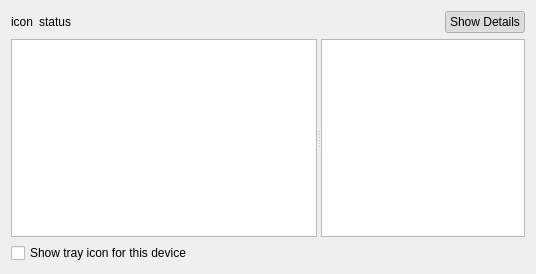
<ui version="4.0" >
 <class>devopt</class>
 <widget class="QWidget" name="devopt" >
  <property name="geometry" >
   <rect>
    <x>0</x>
    <y>0</y>
    <width>536</width>
    <height>274</height>
   </rect>
  </property>
  <property name="windowTitle" >
   <string>Device Options</string>
  </property>
  <layout class="QVBoxLayout" >
   <item>
    <layout class="QHBoxLayout" >
     <item>
      <widget class="QLabel" name="iconLabel" >
       <property name="sizePolicy" >
        <sizepolicy vsizetype="Preferred" hsizetype="Preferred" >
         <horstretch>0</horstretch>
         <verstretch>0</verstretch>
        </sizepolicy>
       </property>
       <property name="text" >
        <string>icon</string>
       </property>
      </widget>
     </item>
     <item>
      <widget class="QLabel" name="statusLabel" >
       <property name="sizePolicy" >
        <sizepolicy vsizetype="Preferred" hsizetype="Preferred" >
         <horstretch>0</horstretch>
         <verstretch>0</verstretch>
        </sizepolicy>
       </property>
       <property name="text" >
        <string>status</string>
       </property>
      </widget>
     </item>
     <item>
      <spacer>
       <property name="orientation" >
        <enum>Qt::Horizontal</enum>
       </property>
       <property name="sizeHint" >
        <size>
         <width>161</width>
         <height>20</height>
        </size>
       </property>
      </spacer>
     </item>
     <item>
      <widget class="QPushButton" name="detailsButton" >
       <property name="text" >
        <string>Show Details</string>
       </property>
       <property name="checkable" >
        <bool>true</bool>
       </property>
       <property name="checked" >
        <bool>true</bool>
       </property>
      </widget>
     </item>
    </layout>
   </item>
   <item>
    <widget class="QSplitter" name="splitter" >
     <property name="sizePolicy" >
      <sizepolicy vsizetype="Expanding" hsizetype="Expanding" >
       <horstretch>0</horstretch>
       <verstretch>0</verstretch>
      </sizepolicy>
     </property>
     <property name="orientation" >
      <enum>Qt::Horizontal</enum>
     </property>
     <property name="childrenCollapsible" >
      <bool>false</bool>
     </property>
     <widget class="QTreeView" name="environmentTree" >
      <property name="sizePolicy" >
       <sizepolicy vsizetype="Expanding" hsizetype="Expanding" >
        <horstretch>3</horstretch>
        <verstretch>0</verstretch>
       </sizepolicy>
      </property>
      <property name="iconSize" >
       <size>
        <width>18</width>
        <height>18</height>
       </size>
      </property>
     </widget>
     <widget class="QTreeView" name="detailsView" >
      <property name="sizePolicy" >
       <sizepolicy vsizetype="Expanding" hsizetype="Preferred" >
        <horstretch>2</horstretch>
        <verstretch>0</verstretch>
       </sizepolicy>
      </property>
      <property name="rootIsDecorated" >
       <bool>false</bool>
      </property>
      <property name="itemsExpandable" >
       <bool>false</bool>
      </property>
     </widget>
    </widget>
   </item>
   <item>
    <widget class="QCheckBox" name="showTrayCheck" >
     <property name="text" >
      <string>Show tray icon for this device</string>
     </property>
    </widget>
   </item>
  </layout>
 </widget>
 <resources/>
 <connections>
  <connection>
   <sender>detailsButton</sender>
   <signal>toggled(bool)</signal>
   <receiver>detailsView</receiver>
   <slot>setVisible(bool)</slot>
   <hints>
    <hint type="sourcelabel" >
     <x>348</x>
     <y>23</y>
    </hint>
    <hint type="destinationlabel" >
     <x>299</x>
     <y>201</y>
    </hint>
   </hints>
  </connection>
 </connections>
</ui>
